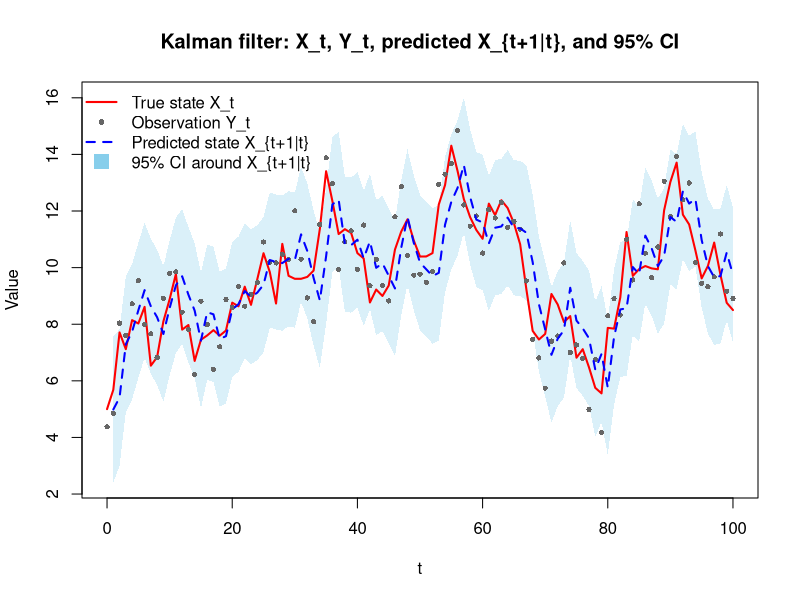
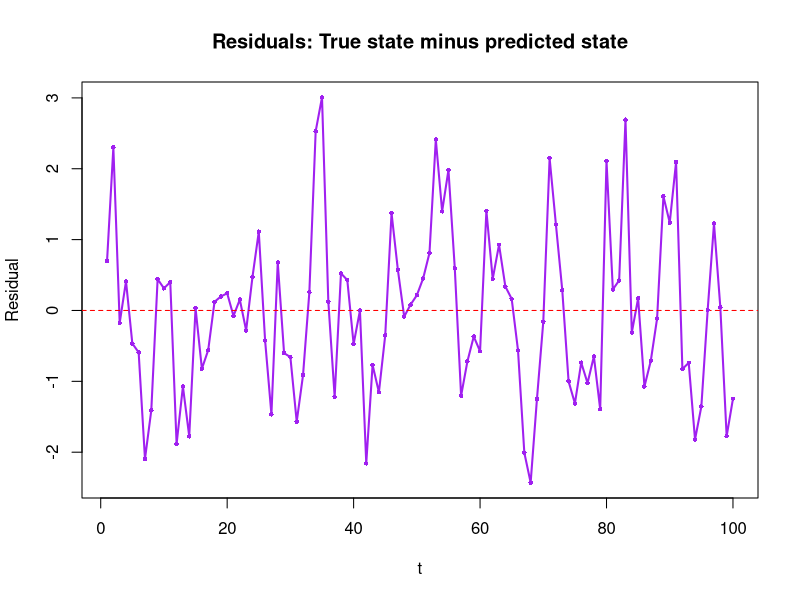

These figures' R source, in order:
myKalmanFilter <- function(
    y,              # Vector of observations y_t
    theta,          # Model parameters: theta = c(a, b, sigma1)
    R,              # Measurement noise variance = sigma2^2
    x_prior = 0,    # Initial prior mean for X_0
    P_prior = 10    # Initial prior variance for X_0
) {
  y <- as.numeric(y)
  
  a <- theta[1]
  b <- theta[2]
  sigma1 <- theta[3]
  
  Q <- sigma1^2
  N <- length(y)
  
  x_pred <- numeric(N)          # Predicted state mean X_t|t-1
  P_pred <- numeric(N)          # Predicted state variance P_t|t-1
  x_filt <- numeric(N)          # Filtered state mean X_t|t
  P_filt <- numeric(N)          # Filtered state variance P_t|t
  innovation <- numeric(N)      # y_t - x_pred_t
  innovation_var <- numeric(N)  # P_pred_t + R
  
  x_pred_next <- numeric(N)     # One-step-ahead predicted mean X_{t+1|t}
  P_pred_next <- numeric(N)     # One-step-ahead predicted variance P_{t+1|t}
  
  for (t in seq_len(N)) {
    
    # Prediction of X_t before observing Y_t
    if (t == 1) {
      x_pred[t] <- x_prior
      P_pred[t] <- P_prior
    } else {
      x_pred[t] <- a * x_filt[t - 1] + b
      P_pred[t] <- a^2 * P_filt[t - 1] + Q
    }
    
    # Update with observation Y_t
    innovation[t] <- y[t] - x_pred[t]
    innovation_var[t] <- P_pred[t] + R
    
    K_t <- P_pred[t] / innovation_var[t]
    
    x_filt[t] <- x_pred[t] + K_t * innovation[t]
    P_filt[t] <- (1 - K_t) * P_pred[t]
    
    # Prediction of X_{t+1|t}
    x_pred_next[t] <- a * x_filt[t] + b
    P_pred_next[t] <- a^2 * P_filt[t] + Q
  }
  
  return(list(
    x_pred = x_pred,
    P_pred = P_pred,
    x_filt = x_filt,
    P_filt = P_filt,
    innovation = innovation,
    innovation_var = innovation_var,
    x_pred_next = x_pred_next,
    P_pred_next = P_pred_next
  ))
}


# Simulate data from 1.2
set.seed(1)

a <- 0.9
b <- 1
sigma1 <- 1
sigma2 <- 1
X0 <- 5
n <- 100

time <- 0:n

X_t <- numeric(n + 1)
Y_t <- numeric(n + 1)

X_t[1] <- X0
Y_t[1] <- X_t[1] + rnorm(1, mean = 0, sd = sigma2)

for (t in 2:(n + 1)) {
  X_t[t] <- a * X_t[t - 1] + b + rnorm(1, mean = 0, sd = sigma1)
  Y_t[t] <- X_t[t] + rnorm(1, mean = 0, sd = sigma2)
}


# Run Kalman filter
theta <- c(a, b, sigma1)
R <- sigma2^2

kf <- myKalmanFilter(
  y = Y_t,
  theta = theta,
  R = R,
  x_prior = X0,
  P_prior = 10
)


# 95% confidence interval around X_{t+1|t}
ci_lower <- kf$x_pred_next - 1.96 * sqrt(kf$P_pred_next)
ci_upper <- kf$x_pred_next + 1.96 * sqrt(kf$P_pred_next)


# Align X_{t+1|t} with the time it predicts
# kf$x_pred_next[1] predicts X_1, so it is plotted at time 1
pred_time <- 1:n

pred_mean <- kf$x_pred_next[1:n]
pred_lower <- ci_lower[1:n]
pred_upper <- ci_upper[1:n]


# Plot
plot(
  time,
  X_t,
  type = "n",
  xlab = "t",
  ylab = "Value",
  main = "Kalman filter: X_t, Y_t, predicted X_{t+1|t}, and 95% CI",
  ylim = range(c(X_t, Y_t, pred_mean, pred_lower, pred_upper))
)

polygon(
  c(pred_time, rev(pred_time)),
  c(pred_lower, rev(pred_upper)),
  col = adjustcolor("skyblue", alpha.f = 0.3),
  border = NA
)

lines(time, X_t, col = "red", lwd = 2)
points(time, Y_t, col = "gray40", pch = 16, cex = 0.7)
lines(pred_time, pred_mean, col = "blue", lwd = 2, lty = 2)

legend(
  "topleft",
  legend = c(
    "True state X_t",
    "Observation Y_t",
    "Predicted state X_{t+1|t}",
    "95% CI around X_{t+1|t}"
  ),
  col = c("red", "gray40", "blue", "skyblue"),
  lty = c(1, NA, 2, 1),
  pch = c(NA, 16, NA, 15),
  pt.cex = c(NA, 0.8, NA, 2),
  lwd = c(2, NA, 2, NA),
  bty = "n"
)


# Optional checks
head(kf$x_pred_next)
head(kf$P_pred_next)
head(kf$innovation)
head(kf$innovation_var)


# Residuals between true state and predicted state X_{t+1|t}
# kf$x_pred_next[1:n] predicts X_t at times 1,...,n
# In the simulated series, those true values are X_t[2:(n + 1)]

pred_time <- 1:n
true_next <- X_t[2:(n + 1)]
pred_next <- kf$x_pred_next[1:n]

residuals_pred <- true_next - pred_next

plot(
  pred_time,
  residuals_pred,
  type = "l",
  col = "purple",
  lwd = 2,
  xlab = "t",
  ylab = "Residual",
  main = "Residuals: True state minus predicted state"
)

abline(h = 0, col = "red", lty = 2)

# Optional points
points(pred_time, residuals_pred, pch = 16, cex = 0.6, col = "purple")

# Optional summary
mean(residuals_pred)
sd(residuals_pred)
